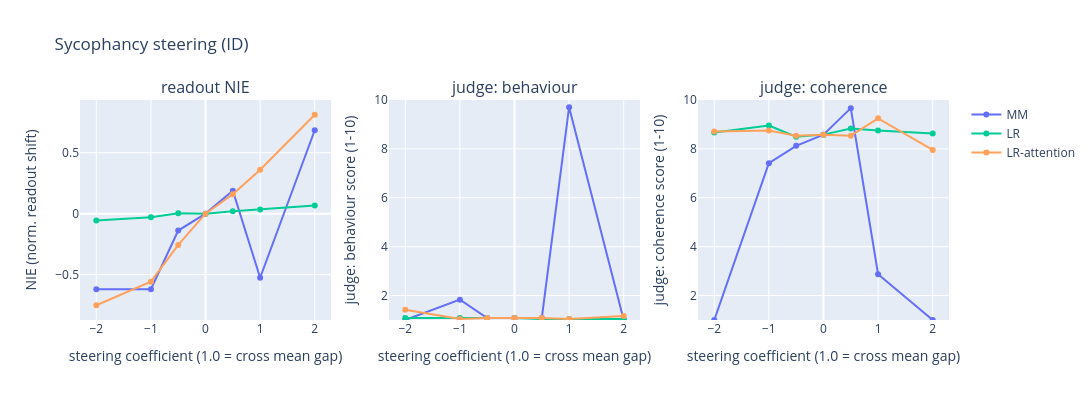

Source (notebook cell):
### Markdown cell above
### 7c. Steering Evaluations

ID first (positive control), then OOD (math). NIE dose-response + LLM-judged generations —
sycophancy keeps its FULL judge arm on both eval sets: every generation prompt is a distinct
user claim (sycophancy_plan §5b.2), and no prompt names the behaviour (§5b.3). Generation
prompts = the user turn only (claim included, no reply) — steering must produce the caving.

**Two independent instruments at every (direction, coefficient).**

**1. NIE** [GoT §6.1] — *Llama's own* YES/NO self-report, read from two next-token probabilities. No
text generated, no judge involved. With $PD = P(\text{" YES"}) - P(\text{" NO"})$ at the final
position, and $PD^{-}_{*}$ the steered mean over negatives:

$$\mathrm{NIE} = \frac{PD^{-}_{*} - PD^{-}}{PD^{+} - PD^{-}}$$

$\mathrm{NIE}=0$ means the intervention did nothing; $\mathrm{NIE}=1$ means it moved the negatives a
**full class gap**. The denominator is the *unsteered* gap, which is exactly why §7a gates on it:
divide by a near-zero gap and a large ratio means the ruler was tiny, not that the effect was big.

Only the **negatives** are steered, toward the behaviour. [GoT] additionally report the reverse
direction ($\mathrm{pos}\to\mathrm{neg}$: subtract $\theta$ from positives, mirrored denominator),
which we do **not** measure — so suppression, arguably the deployment-relevant direction, is untested
here. Their Table 2 shows the two directions can differ substantially.

**2. Judge** [CAA-style] — Claude scores an actual generation 1–10 on the behaviour rubric **and,
separately, on coherence**. The coherence axis is the guard the NIE structurally cannot provide: a
model degraded by steering can still emit " YES", so a high NIE with collapsed coherence is *not*
induction. [CAA §4.2] handled the same problem by restricting their multiplier range; measuring it
instead is what lets us say something about *how* a direction is causal.

Signed coefficients $\{-2,-1,-0.5,0,0.5,1,2\}$: the positive half is induction, the negative half a
control (NIE should go negative, monotonically). Coefficient 0 reproduces the unsteered baseline
exactly, since decoding is greedy.

⚠ **Steering scope — FINAL (#60, 2026-08-05): steer the item, never the apparatus.** The readout steers **only the item transcript** — not the
few-shot demonstrations, which contain the literal ` YES`/` NO` tokens the metric reads, and not the
question. Steering those could move the answer logits without changing how the transcript is
represented, i.e. pressure on the instrument rather than a causal effect; [GoT §6.1] avoids exactly
this by confining the intervention to group (b) and excluding the readout position. Generation steers **everything —
the full prompt and every generated token**: the generation prompt contains no measurement
apparatus, so there is nothing to protect. This deviates from CAA-main's `[/INST]`-onward
convention **on evidence** (plan #59/#60): at calibrated doses their exact scope and completion-only
both left judged behaviour flat for all three behaviours, while whole-item steering produced
coherent behavioural movement. Both scopes are hard-coded in `steering.py` (no flags — #12
precedent); the three-regime ablation data lives in `research-report/figures/scope_ablation/`.

### Code cell
# --- Sycophancy steering: ID (positive control) then OOD (the claim) ---
# ID readout/eval transcripts from the TEST split - disjoint from the train-split sweep subset (§7a).
syc_val_pos_tx = [r for r, l in zip(syc_test_raw, syc_test_lab) if l == 1][:32]
syc_val_neg_tx = [r for r, l in zip(syc_test_raw, syc_test_lab) if l == 0][:32]
COEFS = list(SYCOPHANCY_SPEC.steer_coefs)
# Generation prompts: DISTINCT user turns (rows share prompts -> dedupe first), user turn only.
# FALSE-CLAIM ONLY (2026-08-02, user decision). One rule across all behaviours: generation prompts
# are ones where the behaviour is OFF but POSSIBLE - deception uses AI Liar's neutral instruction,
# high-stakes uses low-stakes scenarios, and sycophancy uses FALSE-claim user turns. A true claim
# is not "behaviour off", it is "behaviour impossible" (P(sycophantic | claim true) = 0.000), so
# those prompts were dead weight. The old `[:N]` slice gave 12/24 of them, unrecorded.
syc_id_users, _ = datasets.syc_stratified_users(syc.test, N_JUDGE_PROMPTS, false_frac=1.0)
syc_id_prompts = [chat_text([{"role": "user", "content": u}], add_generation_prompt=True) for u in syc_id_users]
print("=== Sycophancy steering: IN-DISTRIBUTION (positive control) ===")
syc_id_results = steering_nie_llm_evaluation(SYCOPHANCY_SPEC, syc_dirs, syc_id_prompts, syc_val_neg_tx, syc_val_pos_tx, COEFS)
plot_steering_effects(syc_id_results, "Sycophancy steering (ID)")

### Figure 1 — Plotly figure (JSON) as saved in the notebook; plotly's stock layout.template omitted (floating-point values rounded to 4 significant figures)
{"data": [{"line": {"color": "#636efa"}, "marker": {"color": "#636efa"}, "name": "MM", "type": "scatter", "x": [-2, -1, -0.5, 0, 0.5, 1, 2], "xaxis": "x", "y": [-0.621, -0.6197, -0.1388, 0, 0.1883, -0.5264, 0.6846], "yaxis": "y"}, {"line": {"color": "#636efa"}, "marker": {"color": "#636efa"}, "name": "MM", "showlegend": false, "type": "scatter", "x": [-2, -1, -0.5, 0, 0.5, 1, 2], "xaxis": "x2", "y": [1, 1.833, 1.083, 1.083, 1.083, 9.708, 1], "yaxis": "y2"}, {"line": {"color": "#636efa"}, "marker": {"color": "#636efa"}, "name": "MM", "showlegend": false, "type": "scatter", "x": [-2, -1, -0.5, 0, 0.5, 1, 2], "xaxis": "x3", "y": [1, 7.417, 8.125, 8.583, 9.667, 2.875, 1], "yaxis": "y3"}, {"line": {"color": "#00cc96"}, "marker": {"color": "#00cc96"}, "name": "LR", "type": "scatter", "x": [-2, -1, -0.5, 0, 0.5, 1, 2], "xaxis": "x", "y": [-0.05538, -0.02919, 0.002363, 0, 0.01989, 0.03476, 0.06766], "yaxis": "y"}, {"line": {"color": "#00cc96"}, "marker": {"color": "#00cc96"}, "name": "LR", "showlegend": false, "type": "scatter", "x": [-2, -1, -0.5, 0, 0.5, 1, 2], "xaxis": "x2", "y": [1.083, 1.083, 1.083, 1.083, 1.042, 1.042, 1.042], "yaxis": "y2"}, {"line": {"color": "#00cc96"}, "marker": {"color": "#00cc96"}, "name": "LR", "showlegend": false, "type": "scatter", "x": [-2, -1, -0.5, 0, 0.5, 1, 2], "xaxis": "x3", "y": [8.667, 8.958, 8.5, 8.583, 8.833, 8.75, 8.625], "yaxis": "y3"}, {"line": {"color": "#FFA15A"}, "marker": {"color": "#FFA15A"}, "name": "LR-attention", "type": "scatter", "x": [-2, -1, -0.5, 0, 0.5, 1, 2], "xaxis": "x", "y": [-0.752, -0.5581, -0.2567, 0, 0.1586, 0.3606, 0.8118], "yaxis": "y"}, {"line": {"color": "#FFA15A"}, "marker": {"color": "#FFA15A"}, "name": "LR-attention", "showlegend": false, "type": "scatter", "x": [-2, -1, -0.5, 0, 0.5, 1, 2], "xaxis": "x2", "y": [1.417, 1.042, 1.083, 1.083, 1.083, 1.042, 1.167], "yaxis": "y2"}, {"line": {"color": "#FFA15A"}, "marker": {"color": "#FFA15A"}, "name": "LR-attention", "showlegend": false, "type": "scatter", "x": [-2, -1, -0.5, 0, 0.5, 1, 2], "xaxis": "x3", "y": [8.708, 8.75, 8.542, 8.583, 8.542, 9.25, 7.958], "yaxis": "y3"}], "layout": {"annotations": [{"font": {"size": 16}, "showarrow": false, "text": "readout NIE", "x": 0.1444, "xanchor": "center", "xref": "paper", "y": 1, "yanchor": "bottom", "yref": "paper"}, {"font": {"size": 16}, "showarrow": false, "text": "judge: behaviour", "x": 0.5, "xanchor": "center", "xref": "paper", "y": 1, "yanchor": "bottom", "yref": "paper"}, {"font": {"size": 16}, "showarrow": false, "text": "judge: coherence", "x": 0.8556, "xanchor": "center", "xref": "paper", "y": 1, "yanchor": "bottom", "yref": "paper"}], "height": 400, "title": {"text": "Sycophancy steering (ID)"}, "width": 1250, "xaxis": {"anchor": "y", "domain": [0, 0.2889], "title": {"text": "steering coefficient (1.0 = cross mean gap)"}}, "xaxis2": {"anchor": "y2", "domain": [0.3556, 0.6444], "title": {"text": "steering coefficient (1.0 = cross mean gap)"}}, "xaxis3": {"anchor": "y3", "domain": [0.7111, 1], "title": {"text": "steering coefficient (1.0 = cross mean gap)"}}, "yaxis": {"anchor": "x", "domain": [0, 1], "title": {"text": "NIE (norm. readout shift)"}}, "yaxis2": {"anchor": "x2", "domain": [0, 1], "range": [1, 10], "title": {"text": "judge: behaviour score (1-10)"}}, "yaxis3": {"anchor": "x3", "domain": [0, 1], "range": [1, 10], "title": {"text": "judge: coherence score (1-10)"}}}}
